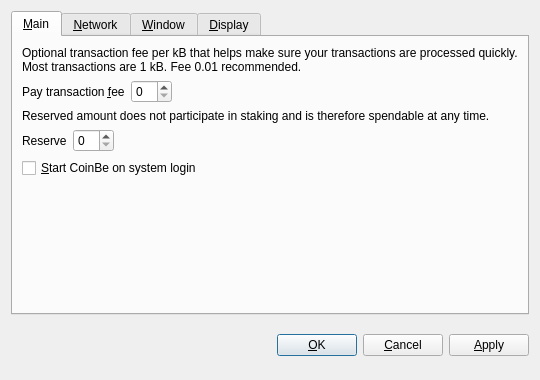
<?xml version="1.0" encoding="UTF-8"?>
<ui version="4.0">
 <class>OptionsDialog</class>
 <widget class="QDialog" name="OptionsDialog">
  <property name="geometry">
   <rect>
    <x>0</x>
    <y>0</y>
    <width>540</width>
    <height>380</height>
   </rect>
  </property>
  <property name="windowTitle">
   <string>Options</string>
  </property>
  <property name="modal">
   <bool>true</bool>
  </property>
  <layout class="QVBoxLayout" name="verticalLayout">
   <item>
    <widget class="QTabWidget" name="tabWidget">
     <property name="tabPosition">
      <enum>QTabWidget::North</enum>
     </property>
     <property name="currentIndex">
      <number>0</number>
     </property>
     <widget class="QWidget" name="tabMain">
      <attribute name="title">
       <string>&amp;Main</string>
      </attribute>
      <layout class="QVBoxLayout" name="verticalLayout_Main">
       <item>
        <widget class="QLabel" name="transactionFeeInfoLabel">
         <property name="text">
          <string>Optional transaction fee per kB that helps make sure your transactions are processed quickly. Most transactions are 1 kB. Fee 0.01 recommended.</string>
         </property>
         <property name="textFormat">
          <enum>Qt::PlainText</enum>
         </property>
         <property name="wordWrap">
          <bool>true</bool>
         </property>
        </widget>
       </item>
       <item>
        <layout class="QHBoxLayout" name="horizontalLayoutFee">
         <item>
          <widget class="QLabel" name="transactionFeeLabel">
           <property name="text">
            <string>Pay transaction &amp;fee</string>
           </property>
           <property name="textFormat">
            <enum>Qt::PlainText</enum>
           </property>
           <property name="buddy">
            <cstring>transactionFee</cstring>
           </property>
          </widget>
         </item>
         <item>
          <widget class="BitcoinAmountField" name="transactionFee"/>
         </item>
         <item>
          <spacer name="horizontalSpacerFee">
           <property name="orientation">
            <enum>Qt::Horizontal</enum>
           </property>
           <property name="sizeHint" stdset="0">
            <size>
             <width>40</width>
             <height>20</height>
            </size>
           </property>
          </spacer>
         </item>
        </layout>
       </item>
       <item>
        <widget class="QLabel" name="reserveBalanceInfoLabel">
         <property name="text">
          <string>Reserved amount does not participate in staking and is therefore spendable at any time.</string>
         </property>
         <property name="textFormat">
          <enum>Qt::PlainText</enum>
         </property>
         <property name="wordWrap">
          <bool>true</bool>
         </property>
        </widget>
       </item>
       <item>
        <layout class="QHBoxLayout" name="horizontalLayoutReserveBalance">
         <item>
          <widget class="QLabel" name="reserveBalanceLabel">
           <property name="text">
            <string>Reserve</string>
           </property>
           <property name="textFormat">
            <enum>Qt::PlainText</enum>
           </property>
           <property name="buddy">
            <cstring>reserveBalance</cstring>
           </property>
          </widget>
         </item>
         <item>
          <widget class="BitcoinAmountField" name="reserveBalance"/>
         </item>
         <item>
          <spacer name="horizontalSpacerReserveBalance">
           <property name="orientation">
            <enum>Qt::Horizontal</enum>
           </property>
           <property name="sizeHint" stdset="0">
            <size>
             <width>40</width>
             <height>20</height>
            </size>
           </property>
          </spacer>
         </item>
        </layout>
       </item>
       <item>
        <widget class="QCheckBox" name="bitcoinAtStartup">
         <property name="toolTip">
          <string>Automatically start CoinBe after logging in to the system.</string>
         </property>
         <property name="text">
          <string>&amp;Start CoinBe on system login</string>
         </property>
        </widget>
       </item>
       <item>
        <spacer name="verticalSpacer_Main">
         <property name="orientation">
          <enum>Qt::Vertical</enum>
         </property>
         <property name="sizeHint" stdset="0">
          <size>
           <width>20</width>
           <height>40</height>
          </size>
         </property>
        </spacer>
       </item>
      </layout>
     </widget>
     <widget class="QWidget" name="tabNetwork">
      <attribute name="title">
       <string>&amp;Network</string>
      </attribute>
      <layout class="QVBoxLayout" name="verticalLayout_Network">
       <item>
        <widget class="QCheckBox" name="mapPortUpnp">
         <property name="toolTip">
          <string>Automatically open the CoinBe client port on the router. This only works when your router supports UPnP and it is enabled.</string>
         </property>
         <property name="text">
          <string>Map port using &amp;UPnP</string>
         </property>
        </widget>
       </item>
       <item>
        <widget class="QCheckBox" name="connectSocks">
         <property name="toolTip">
          <string>Connect to the CoinBe network through a SOCKS5 proxy (e.g. when connecting through Tor).</string>
         </property>
         <property name="text">
          <string>&amp;Connect through SOCKS5 proxy:</string>
         </property>
        </widget>
       </item>
       <item>
        <layout class="QHBoxLayout" name="horizontalLayout_Network">
         <item>
          <widget class="QLabel" name="proxyIpLabel">
           <property name="text">
            <string>Proxy &amp;IP:</string>
           </property>
           <property name="textFormat">
            <enum>Qt::PlainText</enum>
           </property>
           <property name="buddy">
            <cstring>proxyIp</cstring>
           </property>
          </widget>
         </item>
         <item>
          <widget class="QValidatedLineEdit" name="proxyIp">
           <property name="maximumSize">
            <size>
             <width>140</width>
             <height>16777215</height>
            </size>
           </property>
           <property name="toolTip">
            <string>IP address of the proxy (e.g. 127.0.0.1)</string>
           </property>
          </widget>
         </item>
         <item>
          <widget class="QLabel" name="proxyPortLabel">
           <property name="text">
            <string>&amp;Port:</string>
           </property>
           <property name="textFormat">
            <enum>Qt::PlainText</enum>
           </property>
           <property name="buddy">
            <cstring>proxyPort</cstring>
           </property>
          </widget>
         </item>
         <item>
          <widget class="QLineEdit" name="proxyPort">
           <property name="maximumSize">
            <size>
             <width>55</width>
             <height>16777215</height>
            </size>
           </property>
           <property name="toolTip">
            <string>Port of the proxy (e.g. 9050)</string>
           </property>
          </widget>
         </item>
         <item>
          <spacer name="horizontalSpacer_Network">
           <property name="orientation">
            <enum>Qt::Horizontal</enum>
           </property>
           <property name="sizeHint" stdset="0">
            <size>
             <width>40</width>
             <height>20</height>
            </size>
           </property>
          </spacer>
         </item>
        </layout>
       </item>
       <item>
        <spacer name="verticalSpacer_Network">
         <property name="orientation">
          <enum>Qt::Vertical</enum>
         </property>
         <property name="sizeHint" stdset="0">
          <size>
           <width>20</width>
           <height>40</height>
          </size>
         </property>
        </spacer>
       </item>
      </layout>
     </widget>
     <widget class="QWidget" name="tabWindow">
      <attribute name="title">
       <string>&amp;Window</string>
      </attribute>
      <layout class="QVBoxLayout" name="verticalLayout_Window">
       <item>
        <widget class="QCheckBox" name="minimizeToTray">
         <property name="toolTip">
          <string>Show only a tray icon after minimizing the window.</string>
         </property>
         <property name="text">
          <string>&amp;Minimize to the tray instead of the taskbar</string>
         </property>
        </widget>
       </item>
       <item>
        <widget class="QCheckBox" name="minimizeOnClose">
         <property name="toolTip">
          <string>Minimize instead of exit the application when the window is closed. When this option is enabled, the application will be closed only after selecting Quit in the menu.</string>
         </property>
         <property name="text">
          <string>M&amp;inimize on close</string>
         </property>
        </widget>
       </item>
       <item>
        <spacer name="verticalSpacer_Window">
         <property name="orientation">
          <enum>Qt::Vertical</enum>
         </property>
         <property name="sizeHint" stdset="0">
          <size>
           <width>20</width>
           <height>40</height>
          </size>
         </property>
        </spacer>
       </item>
      </layout>
     </widget>
     <widget class="QWidget" name="tabDisplay">
      <attribute name="title">
       <string>&amp;Display</string>
      </attribute>
      <layout class="QVBoxLayout" name="verticalLayout_Display">
       <item>
        <layout class="QHBoxLayout" name="horizontalLayout_1_Display">
         <item>
          <widget class="QLabel" name="langLabel">
           <property name="text">
            <string>User Interface &amp;language:</string>
           </property>
           <property name="textFormat">
            <enum>Qt::PlainText</enum>
           </property>
           <property name="buddy">
            <cstring>lang</cstring>
           </property>
          </widget>
         </item>
         <item>
          <widget class="QValueComboBox" name="lang">
           <property name="toolTip">
            <string>The user interface language can be set here. This setting will take effect after restarting CoinBe.</string>
           </property>
          </widget>
         </item>
        </layout>
       </item>
       <item>
        <layout class="QHBoxLayout" name="horizontalLayout_2_Display">
         <item>
          <widget class="QLabel" name="unitLabel">
           <property name="text">
            <string>&amp;Unit to show amounts in:</string>
           </property>
           <property name="textFormat">
            <enum>Qt::PlainText</enum>
           </property>
           <property name="buddy">
            <cstring>unit</cstring>
           </property>
          </widget>
         </item>
         <item>
          <widget class="QValueComboBox" name="unit">
           <property name="toolTip">
            <string>Choose the default subdivision unit to show in the interface and when sending coins.</string>
           </property>
          </widget>
         </item>
        </layout>
       </item>
       <item>
        <widget class="QCheckBox" name="coinControlFeatures">
         <property name="toolTip">
          <string>Whether to show coin control features or not.</string>
         </property>
         <property name="text">
          <string>Display coin &amp;control features (experts only!)</string>
         </property>
        </widget>
       </item>
       <item>
        <widget class="QCheckBox" name="useBlackTheme">
         <property name="text">
          <string>Use black visual theme (requires restart)</string>
         </property>
        </widget>
       </item>
       <item>
        <spacer name="verticalSpacer_Display">
         <property name="orientation">
          <enum>Qt::Vertical</enum>
         </property>
         <property name="sizeHint" stdset="0">
          <size>
           <width>20</width>
           <height>40</height>
          </size>
         </property>
        </spacer>
       </item>
      </layout>
     </widget>
    </widget>
   </item>
   <item>
    <layout class="QHBoxLayout" name="horizontalLayout_Buttons">
     <item>
      <spacer name="horizontalSpacer_1">
       <property name="orientation">
        <enum>Qt::Horizontal</enum>
       </property>
       <property name="sizeHint" stdset="0">
        <size>
         <width>40</width>
         <height>48</height>
        </size>
       </property>
      </spacer>
     </item>
     <item>
      <widget class="QLabel" name="statusLabel">
       <property name="font">
        <font>
         <weight>75</weight>
         <bold>true</bold>
        </font>
       </property>
       <property name="text">
        <string/>
       </property>
       <property name="textFormat">
        <enum>Qt::PlainText</enum>
       </property>
       <property name="wordWrap">
        <bool>true</bool>
       </property>
      </widget>
     </item>
     <item>
      <spacer name="horizontalSpacer_2">
       <property name="orientation">
        <enum>Qt::Horizontal</enum>
       </property>
       <property name="sizeHint" stdset="0">
        <size>
         <width>40</width>
         <height>48</height>
        </size>
       </property>
      </spacer>
     </item>
     <item>
      <widget class="QPushButton" name="okButton">
       <property name="text">
        <string>&amp;OK</string>
       </property>
      </widget>
     </item>
     <item>
      <widget class="QPushButton" name="cancelButton">
       <property name="text">
        <string>&amp;Cancel</string>
       </property>
       <property name="autoDefault">
        <bool>false</bool>
       </property>
      </widget>
     </item>
     <item>
      <widget class="QPushButton" name="applyButton">
       <property name="text">
        <string>&amp;Apply</string>
       </property>
       <property name="autoDefault">
        <bool>false</bool>
       </property>
      </widget>
     </item>
    </layout>
   </item>
  </layout>
 </widget>
 <customwidgets>
  <customwidget>
   <class>BitcoinAmountField</class>
   <extends>QSpinBox</extends>
   <header>bitcoinamountfield.h</header>
  </customwidget>
  <customwidget>
   <class>QValueComboBox</class>
   <extends>QComboBox</extends>
   <header>qvaluecombobox.h</header>
  </customwidget>
  <customwidget>
   <class>QValidatedLineEdit</class>
   <extends>QLineEdit</extends>
   <header>qvalidatedlineedit.h</header>
  </customwidget>
 </customwidgets>
 <resources/>
 <connections/>
</ui>
